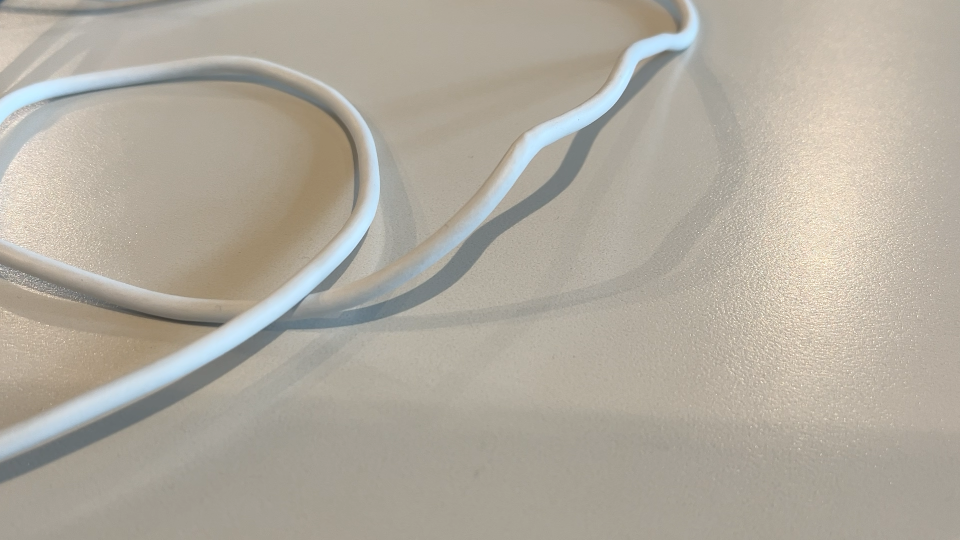
#> input picture fotos/foto_20261008_121306.png, 1920 x 1080 px (shown at 1/2 size); its folder holds only this picture in this run
$ python generar.py fotos/foto_20261008_121306.png
#> lines starting #> are read from the running program, lines starting #| are printed output that depends on the picture
"""Genera 160,000 números (bytes 0-255) a partir del ruido de una fotografía.

Pasos:
  1. Lee la foto (por defecto la más reciente de fotos/).
  2. Se queda con los 2 bits menos significativos de cada byte de la imagen
     (ruido del sensor; los bits altos solo describen la escena).
  3. Empaqueta esos bits en bytes ("flujo crudo").
  4. Divide el flujo crudo en 160,000 trozos iguales y de cada trozo toma un
     byte de su SHA-256. Cada número sale de ~77 bits crudos, no de una semilla.

Uso:
    .venv/bin/python generar.py                  # foto más reciente
    .venv/bin/python generar.py fotos/foto_X.png
"""
import hashlib
import sys
from pathlib import Path

import cv2
import numpy as np

N = 160_000      # cantidad de números que pide el profesor
LADO = 400       # cuadrícula visual: 400 x 400 = 160,000
BITS_BAJOS = 2   # cuántos bits menos significativos se aprovechan por byte

raiz = Path(__file__).parent
salida = raiz / "salida"


def foto_mas_reciente() -> Path:
    fotos = sorted((raiz / "fotos").glob("*.png"))
    if not fotos:
        sys.exit("No hay fotos en fotos/. Corre primero capturar.py")
    return fotos[-1]


def flujo_crudo(imagen: np.ndarray) -> np.ndarray:
    """Bits bajos de todos los bytes de la imagen, empaquetados en bytes."""
    datos = imagen.reshape(-1)
    bajos = datos & (2**BITS_BAJOS - 1)
    por_byte = 8 // BITS_BAJOS
    usable = len(bajos) - len(bajos) % por_byte
    grupos = bajos[:usable].reshape(-1, por_byte)
    crudo = np.zeros(len(grupos), dtype=np.uint8)
    for i in range(por_byte):
        crudo |= (grupos[:, i] << (BITS_BAJOS * i)).astype(np.uint8)
    return crudo


def condensar(crudo: np.ndarray, n: int = N) -> np.ndarray:
    """n números: el primer byte del SHA-256 de cada trozo del flujo crudo."""
    trozo = len(crudo) // n
    if trozo < 8:
        sys.exit("La foto es muy pequeña para producir tantos números con margen.")
    numeros = np.empty(n, dtype=np.uint8)
    for i in range(n):
        numeros[i] = hashlib.sha256(crudo[i * trozo:(i + 1) * trozo].tobytes()).digest()[0]
    return numeros


def main() -> None:
    ruta = Path(sys.argv[1]) if len(sys.argv) > 1 else foto_mas_reciente()
    imagen = cv2.imread(str(ruta))
#> imagen is the input picture: shape (1080, 1920, 3); mean B, G, R 158.4, 170.2, 176.4
    if imagen is None:
        sys.exit(f"No se pudo leer {ruta}")
    alto, ancho = imagen.shape[:2]
#> alto = 1080; ancho = 1920

    crudo = flujo_crudo(imagen)
#> in flujo_crudo, `usable = len(bajos) - len(bajos) % por_byte`: usable = 6220800
    numeros = condensar(crudo)
#> in condensar, `trozo = len(crudo) // n`: trozo = 9

    salida.mkdir(exist_ok=True)
    np.save(salida / "numeros.npy", numeros)
    np.save(salida / "crudo.npy", crudo)
    np.savetxt(salida / "numeros.csv", numeros, fmt="%d")
    cv2.imwrite(str(salida / "cuadricula_400x400.png"), numeros.reshape(LADO, LADO))
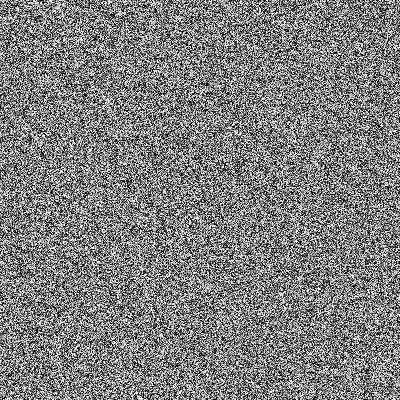
#> saved as cuadricula_400x400.png: shape (400, 400); min 0, max 255, mean 127.2

    trozo = len(crudo) // N
#> trozo = 9
    print(f"Foto: {ruta.name} ({ancho}x{alto})")
#| Foto: foto_20261008_121306.png (1920x1080)
    print(f"Flujo crudo: {len(crudo):,} bytes ({BITS_BAJOS} bits bajos por byte de imagen)")
#| Flujo crudo: 1,555,200 bytes (2 bits bajos por byte de imagen)
    print(f"Cada número sale de {trozo} bytes crudos = {trozo * 8} bits")
#| Cada número sale de 9 bytes crudos = 72 bits
    print(f"Números generados: {len(numeros):,} (0-255) -> salida/numeros.csv")
#| Números generados: 160,000 (0-255) -> salida/numeros.csv
    print("Cuadrícula visual -> salida/cuadricula_400x400.png")


if __name__ == "__main__":
    main()
